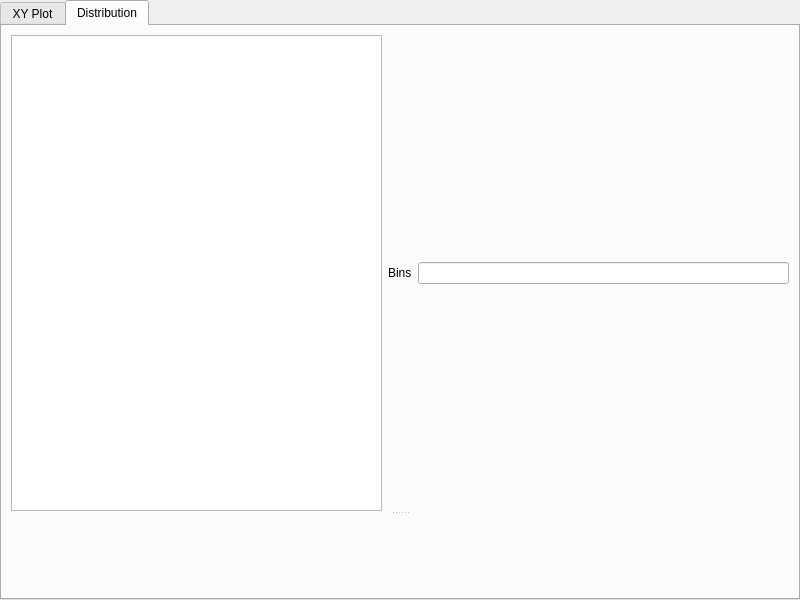
<?xml version="1.0" encoding="UTF-8"?>
<ui version="4.0">
 <class>DataPlot</class>
 <widget class="QWidget" name="DataPlot">
  <property name="geometry">
   <rect>
    <x>0</x>
    <y>0</y>
    <width>800</width>
    <height>600</height>
   </rect>
  </property>
  <property name="windowTitle">
   <string>Data Plot</string>
  </property>
  <layout class="QVBoxLayout" name="verticalLayout_4">
   <property name="leftMargin">
    <number>0</number>
   </property>
   <property name="topMargin">
    <number>0</number>
   </property>
   <property name="rightMargin">
    <number>0</number>
   </property>
   <property name="bottomMargin">
    <number>0</number>
   </property>
   <item>
    <widget class="QTabWidget" name="tabWidget">
     <property name="currentIndex">
      <number>1</number>
     </property>
     <widget class="QWidget" name="tab">
      <attribute name="title">
       <string>XY Plot</string>
      </attribute>
      <layout class="QVBoxLayout" name="verticalLayout">
       <item>
        <widget class="QSplitter" name="splitter">
         <property name="orientation">
          <enum>Qt::Vertical</enum>
         </property>
         <widget class="QTableView" name="xy"/>
         <widget class="QwtPlot" name="xyPlot"/>
        </widget>
       </item>
      </layout>
     </widget>
     <widget class="QWidget" name="tab_2">
      <attribute name="title">
       <string>Distribution</string>
      </attribute>
      <layout class="QVBoxLayout" name="verticalLayout_2">
       <item>
        <widget class="QSplitter" name="splitter_2">
         <property name="orientation">
          <enum>Qt::Vertical</enum>
         </property>
         <widget class="QWidget" name="layoutWidget">
          <layout class="QHBoxLayout" name="horizontalLayout">
           <item>
            <widget class="QTableView" name="distribution"/>
           </item>
           <item>
            <widget class="QLabel" name="label">
             <property name="text">
              <string>Bins</string>
             </property>
            </widget>
           </item>
           <item>
            <widget class="IntLineEdit" name="bins"/>
           </item>
          </layout>
         </widget>
         <widget class="QwtPlot" name="distributionPlot"/>
        </widget>
       </item>
      </layout>
     </widget>
    </widget>
   </item>
  </layout>
 </widget>
 <customwidgets>
  <customwidget>
   <class>QwtPlot</class>
   <extends>QFrame</extends>
   <header>qwt_plot.h</header>
   <container>1</container>
  </customwidget>
  <customwidget>
   <class>IntLineEdit</class>
   <extends>QLineEdit</extends>
   <header>intlineedit.h</header>
  </customwidget>
 </customwidgets>
 <resources/>
 <connections/>
</ui>
